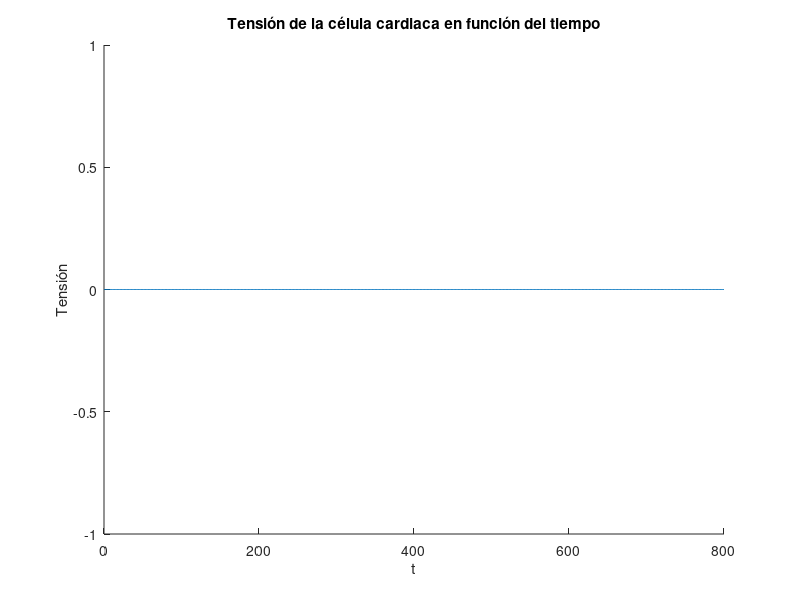

Write MATLAB code to recreate this figure.
%Pregunta 2

%Parámetros para el calculo de u(t) y r(t) (pregunta 1)
%Aquí es el mismo codigo de la pregunta 1
c1 = 0.175;
c2 = 0.025;
alfa = 0.1;
c3 = 0.65;
t = (0:1:800);
u0 = 1.5 * alfa;
u = zeros(1, length(t));
u(1) = u0;
r = zeros(1, length(t));
r(1) = 0;

for i = 1:800
    u_prima = c1 * u(i) * (u(i) - alfa) * (1 - u(i)) - c2 * r(i);
    r_prima = c2 * (u(i) - c3 * r(i));
    u(i + 1) = u(i) + u_prima;
    r(i + 1) = r(i) + r_prima;
end

%fin del código de la pregunta 1

%Parámetros para el calculo de sigma(t)
b1 = -0.03;
b2 = 20;
X = 0.3;
sigma_m = 1; %sigma max
sigma = zeros(1, length(t)); %vector de ceros para sigma(t)
a = zeros(1, length(t)); %vector de ceros para a(t)
sigma(1) = 0; %valor inicial de sigma(t)

%Iteracion mediante Euler retrogrado
for i = 1:800

    if u(i + 1) > X
        f(i + 1) = 1; %se define f en base a u(t)
    end

    if u(i + 1) < X
        f(i + 1) = 0; %se define f en base a u(t)
    end

    a(i + 1) = b1 + (b2 - b1) * f(i + 1); %se calcula a(t) mediante iteracion
    sigma(i + 1) = (sigma(i) + sigma_m * max(a(i + 1), 0)) / (1 + abs(a(i + 1)));
    %se calcuma sigma(t) con el metodo de euler retrogrado
    %el valor no estaba explicito en la formula de e. retrogrado pero
    %se despejo sigma(i+1) en la ecuacion
end

%Gráfico
hold on
plot(t, sigma)
title('Tensión de la célula cardiaca en función del tiempo');
xlabel('t'), ylabel('Tensión')
hold off
